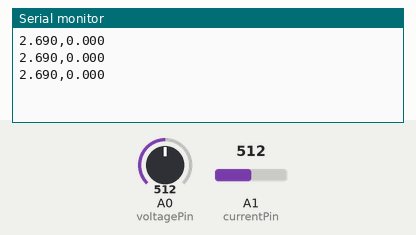
This sketch was run on a simulated Arduino Uno, built with avr-gcc and run on an emulated ATmega328P. Parts: the last lines printed to the serial monitor. The inputs (shaded band) are chosen by the test bench; at power-on: A0 (voltagePin) = 512, A1 (currentPin) = 512.

Above: at 2.2 s.
2.3 s: A0 (voltagePin) set to 716
At 3.0 s:
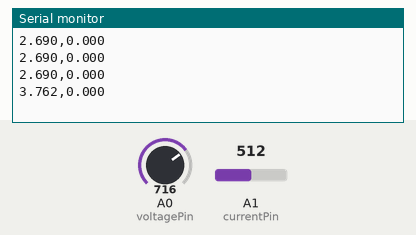
3.8 s: A1 (currentPin) set to 716
At 4.5 s:
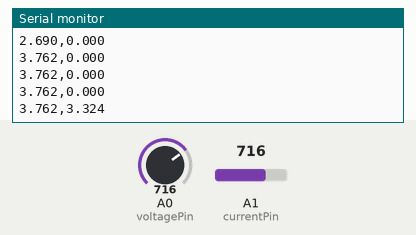
5.3 s: A0 (voltagePin) set to 900
At 6.0 s:
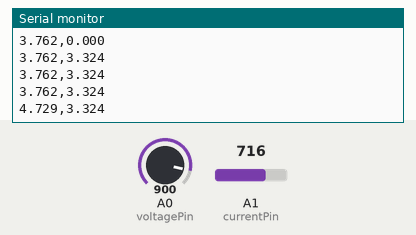
6.8 s: A1 (currentPin) set to 900
At 6.8 s:
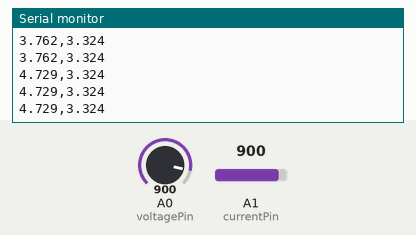
Timing chart, 0 to 9.3 s (numbered marks = the images above; inputs shaded):
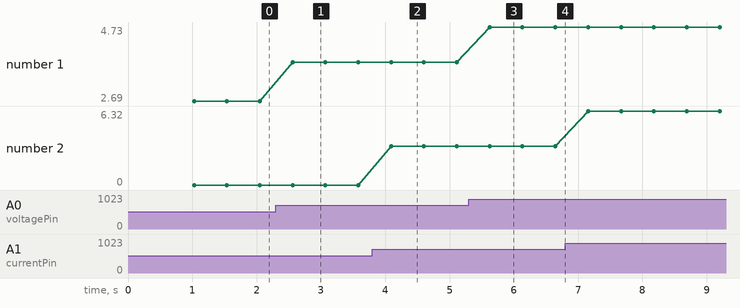

The sketch:

ArduinoInputsTaker.ino
```cpp
// --- Pins ---
const int voltagePin = A0;
const int currentPin = A1;

// --- Constants ---
const float V_DIV_RATIO = (33.0 + 10.0) / 10.0;
const float ACS_SENSITIVITY = 0.300; // Correct for 5A module
float acsOffset = 2.5;               // Default center

void setup() {
  Serial.begin(115200);

  // Auto-Calibration: Average 100 readings to find true zero-current voltage
  float tempOffset = 0;
  for(int i = 0; i < 100; i++) {
    tempOffset += (analogRead(currentPin) * 5.0 / 1023.0);
    delay(10);
  }
  acsOffset = tempOffset / 100.0;
}

void loop() {
  // 1. Read Voltage
  float voltage = (analogRead(voltagePin) * 5.0 / 1023.0) * V_DIV_RATIO;

  // 2. Read Current with Smoothing (Moving Average)
  float currentSum = 0;
  for(int i = 0; i < 50; i++) {
    float vOut = (analogRead(currentPin) * 5.0 / 1023.0);
    currentSum += (vOut - acsOffset) / ACS_SENSITIVITY;
  }
  float current = currentSum / 50.0;

  // 3. Small "Deadzone" filter
  if (abs(current) < 0.05) current = 0.0;

  // Send to MATLAB
  Serial.print(voltage/4, 3);
  Serial.print(",");
  Serial.println(current, 3);

  delay(500);
}
```

Measured:
- after the input at 2.3 s, the serial monitor: prints a new line after 0.26 s (image 1)
- after the input at 3.8 s, the serial monitor: prints a new line after 0.29 s (image 2)
- after the input at 5.3 s, the serial monitor: prints a new line after 0.32 s (image 3)
- plotted number 1: 2.69 → 3.76 after the input at 2.3 s, 3.76 → 4.73 after the input at 5.3 s
- plotted number 2: 0 → 3.32 after the input at 3.8 s, 3.32 → 6.32 after the input at 6.8 s
